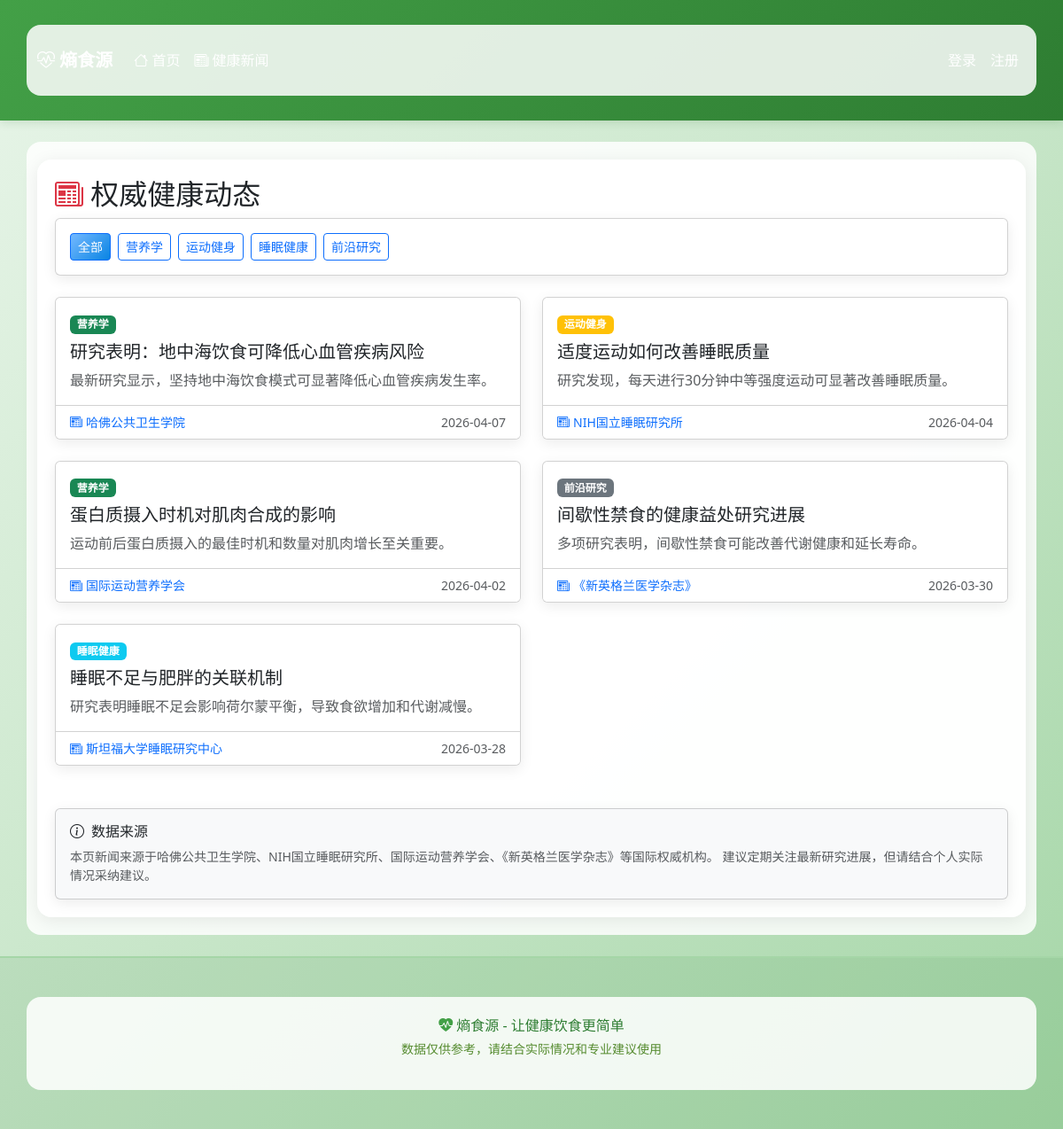
Page /news on the committed database.
### models.py (models this page shows)
class HealthNews(db.Model):
    __tablename__ = 'health_news'
    id = db.Column(db.Integer, primary_key=True)
    title = db.Column(db.String(255), nullable=False)
    summary = db.Column(db.Text)
    content = db.Column(db.Text)
    source = db.Column(db.String(100))
    source_url = db.Column(db.String(500))
    image_url = db.Column(db.String(500))
    published_at = db.Column(db.DateTime)
    category = db.Column(db.String(50))  # nutrition, exercise, sleep, research
    created_at = db.Column(db.DateTime, default=datetime.utcnow)

### app.py (the view)
@app.route('/news')
def news():
    category = request.args.get('category')
    query = HealthNews.query
    if category:
        query = query.filter_by(category=category)
    news_items = query.order_by(HealthNews.published_at.desc()).limit(20).all()
    return render_template('news.html', news_items=news_items, current_category=category)

### templates/news.html (shortened to what this page needs)
{% extends "base.html" %}
{% block content %}
<h2><i class="bi bi-newspaper text-danger"></i> 权威健康动态</h2>
<div class="card mb-4">
    <div class="card-body">
        <div class="d-flex flex-wrap gap-2">
            <a href="{{ url_for('news') }}" class="btn btn-{{ 'primary' if not current_category else 'outline-primary' }} btn-sm">
                全部
            </a>
            <a href="{{ url_for('news', category='nutrition') }}" class="btn btn-{{ 'primary' if current_category == 'nutrition' else 'outline-primary' }} btn-sm">
                营养学
            </a>
            <a href="{{ url_for('news', category='exercise') }}" class="btn btn-{{ 'primary' if current_category == 'exercise' else 'outline-primary' }} btn-sm">
                运动健身
            </a>
            <a href="{{ url_for('news', category='sleep') }}" class="btn btn-{{ 'primary' if current_category == 'sleep' else 'outline-primary' }} btn-sm">
                睡眠健康
            </a>
            <a href="{{ url_for('news', category='research') }}" class="btn btn-{{ 'primary' if current_category == 'research' else 'outline-primary' }} btn-sm">
                前沿研究
            </a>
        </div>
    </div>
</div>
<div class="row">
    {% if news_items %}
    {% for item in news_items %}
    <div class="col-md-6 mb-4">
        <div class="card h-100">
            <div class="card-body">
                <span class="badge bg-{{ 'success' if item.category == 'nutrition' else 'warning' if item.category == 'exercise' else 'info' if item.category == 'sleep' else 'secondary' }} mb-2">
                    {{ {'nutrition': '营养学', 'exercise': '运动健身', 'sleep': '睡眠健康', 'research': '前沿研究'}.get(item.category, '综合') }}
                </span>
                <h5 class="card-title">{{ item.title }}</h5>
                <p class="card-text text-muted">{{ item.summary }}</p>
            </div>
            <div class="card-footer bg-white">
                <div class="d-flex justify-content-between align-items-center">
                    <small class="text-primary">
                        <i class="bi bi-newspaper me-1"></i>{{ item.source }}
                    </small>
                    <small class="text-muted">
                        {{ item.published_at.strftime('%Y-%m-%d') if item.published_at else item.created_at.strftime('%Y-%m-%d') }}
                    </small>
                </div>
            </div>
        </div>
    </div>
    {% endfor %}
    {% endif %}
</div>
<div class="card mt-4 bg-light">
    <div class="card-body">
        <h6><i class="bi bi-info-circle me-2"></i>数据来源</h6>
        <p class="mb-0 small text-muted">
            本页新闻来源于哈佛公共卫生学院、NIH国立睡眠研究所、国际运动营养学会、《新英格兰医学杂志》等国际权威机构。
            建议定期关注最新研究进展，但请结合个人实际情况采纳建议。
        </p>
    </div>
</div>
{% endblock %}

### static/css/style.css (style rules this page uses)
:root { --primary-color: #74b9ff; --primary-dark: #0984e3; --primary-light: #a8d8ff; --success-color: #00b894; --warning-color: #fdcb6e; --danger-color: #e17055; --info-color: #00cec9; }
body { font-family: -apple-system, BlinkMacSystemFont, "Segoe UI", Roboto, "Helvetica Neue", Arial, sans-serif; background: linear-gradient(135deg, #e8f5e9 0%, #c8e6c9 50%, #a5d6a7 100%); background-attachment: fixed; color: #2d3436; min-height: 100vh; }
.card { border: none; border-radius: 16px; box-shadow: 0 4px 15px rgba(0, 0, 0, 0.08); transition: transform 0.3s ease, box-shadow 0.3s ease; }
.btn-primary { background: linear-gradient(135deg, #74b9ff, #0984e3); border: none; font-weight: 500; }
.badge { font-weight: 500; }

### rows in the picture
HealthNews: category "营养学", title "研究表明：地中海饮食可降低心血管疾病风险", summary "最新研究显示，坚持地中海饮食模式可显著降低心血管疾病发生率。", source "哈佛公共卫生学院", published_at "2026-04-07"
HealthNews: category "运动健身", title "适度运动如何改善睡眠质量", summary "研究发现，每天进行30分钟中等强度运动可显著改善睡眠质量。", source "NIH国立睡眠研究所", published_at "2026-04-04"
HealthNews: category "营养学", title "蛋白质摄入时机对肌肉合成的影响", summary "运动前后蛋白质摄入的最佳时机和数量对肌肉增长至关重要。", source "国际运动营养学会", published_at "2026-04-02"
HealthNews: category "前沿研究", title "间歇性禁食的健康益处研究进展", summary "多项研究表明，间歇性禁食可能改善代谢健康和延长寿命。", source "《新英格兰医学杂志》", published_at "2026-03-30"
HealthNews: category "睡眠健康", title "睡眠不足与肥胖的关联机制", summary "研究表明睡眠不足会影响荷尔蒙平衡，导致食欲增加和代谢减慢。", source "斯坦福大学睡眠研究中心", published_at "2026-03-28"
